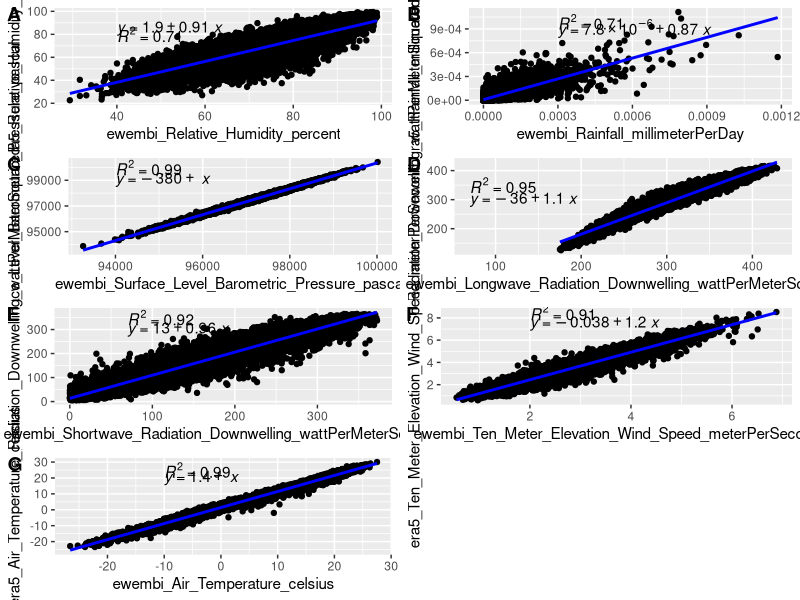
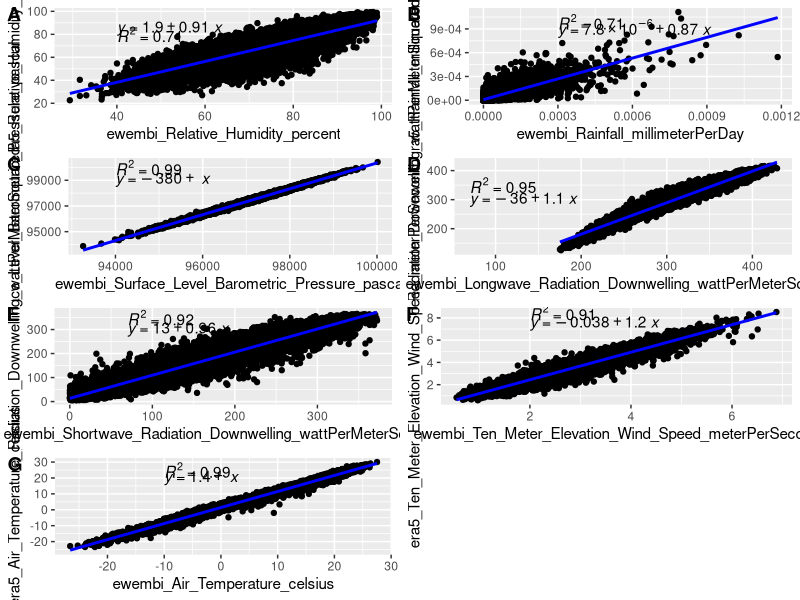

These charts were generated, in order, by the following R code:
library(ggplot2)
library(dplyr)
library(broom)
library(ggpubr)


setwd("~/Dropbox/sunapee_LER_projections/met_data_comparison/")

era5 <- read.csv("era5.csv")
ewembi <- read.csv("ewembimet.csv")

era5 <- filter(era5, datetime >= "1979-01-01" & datetime <= "2016-12-31")
era5$Air_Temperature_celsius <- era5$Air_Temperature_celsius - 273.15

relhum_lm <- lm(era5$Relative_Humidity_percent~ewembi$Relative_Humidity_percent)
summary(relhum_lm)


rainfall_lm <- lm(era5$Rainfall_millimeterPerDay~ewembi$Precipitation_millimeterPerDay)
summary(rainfall_lm)


sl_barometric <- lm(era5$Surface_Level_Barometric_Pressure_pascal~ewembi$Surface_Level_Barometric_Pressure_pascal)
summary(sl_barometric)


lw_radiation <- lm(era5$Longwave_Radiation_Downwelling_wattPerMeterSquared~ewembi$Longwave_Radiation_Downwelling_wattPerMeterSquared)
summary(lw_radiation)


sw_radiation <- lm(era5$Shortwave_Radiation_Downwelling_wattPerMeterSquared~ewembi$Shortwave_Radiation_Downwelling_wattPerMeterSquared)
summary(sw_radiation)


windspeed <- lm(era5$Ten_Meter_Elevation_Wind_Speed_meterPerSecond~ewembi$Ten_Meter_Elevation_Wind_Speed_meterPerSecond)
summary(windspeed)


airtemp <- lm(era5$Air_Temperature_celsius~ewembi$Air_Temperature_celsius)
summary(airtemp)



era5_cols <- colnames(era5)
colnames(era5) <- paste("era5", era5_cols, sep = "_")

ewembi_cols <- colnames(ewembi)
colnames(ewembi) <- paste("ewembi", ewembi_cols, sep = "_")


boundmets <- bind_cols(era5, ewembi)

colnames(boundmets)



relhum_plot <- ggplot(boundmets, aes(y = era5_Relative_Humidity_percent, x = ewembi_Relative_Humidity_percent))+ 
  geom_point()+
  geom_smooth(method="lm", col = "blue") + 
  stat_regline_equation(label.x = 40, label.y = 85)+
  stat_regline_equation(label.x = 40, label.y = 80, aes(label = ..rr.label..))


rainfall_plot <- ggplot(boundmets, aes(y = era5_Rainfall_millimeterPerDay, x = ewembi_Rainfall_millimeterPerDay))+ 
  geom_point()+
  geom_smooth(method="lm", col = "blue")+  
  stat_regline_equation(label.x = .0003, label.y = 0.0009)+
  stat_regline_equation(label.x = 0.0003, label.y = 0.00099, aes(label = ..rr.label..))



pressure_plot <- ggplot(boundmets, aes(y = era5_Surface_Level_Barometric_Pressure_pascal, x = ewembi_Surface_Level_Barometric_Pressure_pascal))+ 
  geom_point()+
  geom_smooth(method="lm", col = "blue") + 
  stat_regline_equation(label.x = 94000, label.y = 99000)+
  stat_regline_equation(label.x = 94000, label.y = 100000, aes(label = ..rr.label..))

lwradiation_plot <- ggplot(boundmets, aes(y = era5_Longwave_Radiation_Downwelling_wattPerMeterSquared, x = ewembi_Longwave_Radiation_Downwelling_wattPerMeterSquared))+ 
  geom_point()+
  geom_smooth(method="lm", col = "blue") + 
  stat_regline_equation(label.x = 70, label.y = 300)+
  stat_regline_equation(label.x = 70, label.y = 350, aes(label = ..rr.label..))


swradiation_plot <- ggplot(boundmets, aes(y = era5_Shortwave_Radiation_Downwelling_wattPerMeterSquared, x = ewembi_Shortwave_Radiation_Downwelling_wattPerMeterSquared))+ 
  geom_point()+
  geom_smooth(method="lm", col = "blue") + 
  stat_regline_equation(label.x = 70, label.y = 300)+
  stat_regline_equation(label.x = 70, label.y = 350, aes(label = ..rr.label..))


wind_plot <- ggplot(boundmets, aes(y = era5_Ten_Meter_Elevation_Wind_Speed_meterPerSecond, x = ewembi_Ten_Meter_Elevation_Wind_Speed_meterPerSecond))+ 
  geom_point()+
  geom_smooth(method="lm", col = "blue") + 
  stat_regline_equation(label.x = 2, label.y = 7.5)+
  stat_regline_equation(label.x = 2, label.y = 8.5, aes(label = ..rr.label..))


airtemp_plot <- ggplot(boundmets, aes(y = era5_Air_Temperature_celsius, x = ewembi_Air_Temperature_celsius))+ 
  geom_point()+
  geom_smooth(method="lm", col = "blue") + 
  stat_regline_equation(label.x = -10, label.y = 20)+
  stat_regline_equation(label.x = -10, label.y = 25, aes(label = ..rr.label..))




ggarrange(relhum_plot, rainfall_plot, pressure_plot, lwradiation_plot, swradiation_plot, wind_plot, airtemp_plot, 
          labels = c("A", "B", "C", "D", "E", "F", "G"), 
          ncol = 2, nrow = 4, common.legend = TRUE, legend = "bottom")
ggsave('~/Dropbox/sundox/plots/era5ewembi_comparison.png', dpi = 300,width = 384,height = 500, units = 'mm')




